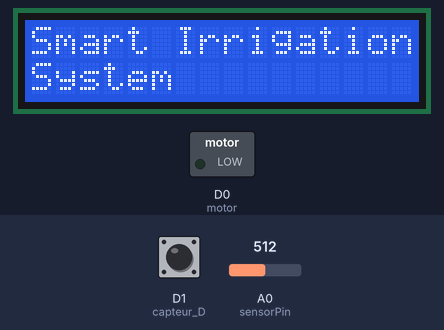
Bench run of a sketch on a simulated ESP8266 (NodeMCU). Shown: 16×2 character LCD, switched loads named in the sketch (green lamp = pin HIGH). The test bench sets the inputs (shaded band); at power-on: A0 (sensorPin) = 512, D1 (capteur_D) HIGH. What the sketch prints to the serial monitor is not drawn.

Above: at 1.6 s.
4.8 s: A0 (sensorPin) set to 306
6.8 s: A0 (sensorPin) set to 289
At 8.6 s:
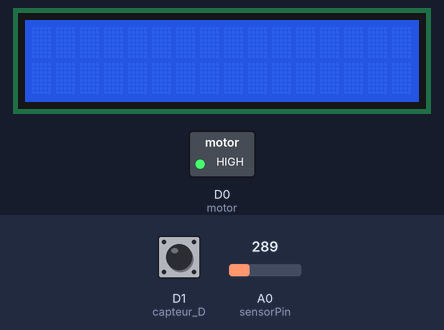
12.1 s: A0 (sensorPin) set to 310
At 13.2 s:
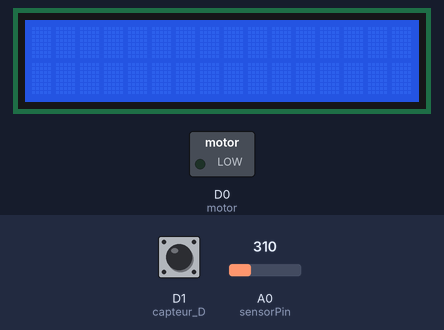
14.1 s: A0 (sensorPin) set to 290
At 15.5 s:
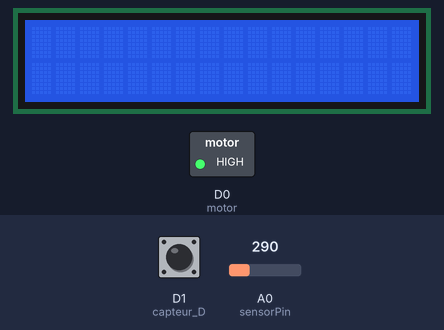
Timing chart, 0 to 17.1 s (numbered marks = the images above; inputs shaded):
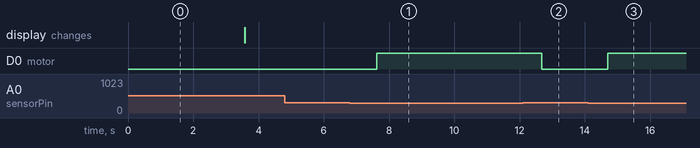

Measured:
- the behaviour switches between 300 and 299 on A0 (sensorPin) (found by bisection; images 0 and 1)
- after the input at 4.8 s, every drawn part: stays the same
- after the input at 6.8 s, D0 (motor): LOW → HIGH after 0.82 s
- after the input at 12.1 s, D0 (motor): HIGH → LOW after 0.58 s
- after the input at 14.1 s, D0 (motor): LOW → HIGH after 0.60 s

The sketch:

Smart_irrigation.ino
```cpp
#include "UbidotsESPMQTT.h"
#include <LiquidCrystal.h>

#define TOKEN "A1E-IpeOLxaZrV1NT0YcxSalUAll4fLNR1" // Your Ubidots TOKEN
#define WIFINAME "Jadooi sapola" //Your SSID
#define WIFIPASS "Ranjha#1" // Your Wifi Pass

//for rain sensor
const int capteur_D = 5;

//motor
const int motor = 16;

//soil moisture pin
int sensorPin = A0;
int sensorValue;
int limit = 300;

const int RS = D2, EN = D3, d4 = D5, d5 = D6, d6 = D7, d7 = D8;
LiquidCrystal lcd(RS, EN, d4, d5, d6, d7);

Ubidots client(TOKEN);

void callback(char* topic, byte* payload, unsigned int length) {
  Serial.print("Message arrived [");
  Serial.print(topic);
  Serial.print("] ");
  for (int i = 0; i < length; i++) {
    Serial.print((char)payload[i]);
  }
  Serial.println();
}


void setup()
{
  Serial.begin(115200);

  lcd.begin(16, 2);
  lcd.setCursor(0, 0);

  lcd.print("Smart Irrigation");
  lcd.setCursor(0, 1);
  lcd.print("System");

  client.setDebug(true); // Pass a true or false bool value to activate debug messages
  client.wifiConnection(WIFINAME, WIFIPASS);
  client.begin(callback);

  pinMode(capteur_D, INPUT);
  pinMode(motor, OUTPUT);

  delay(2000);
  lcd.clear();
}

void loop()
{
  if (!client.connected()) {
    client.reconnect();
  }

  //Reading rain sensor
  int rain_check = digitalRead(capteur_D);
  if (rain_check == LOW)
  {
    Serial.print("Digital value : dry ");
    delay(10);
  }
  else
  {
    Serial.print("Digital value : wet ");
    delay(10);
  }
  // reading soil moisture sensor
  sensorValue = analogRead(sensorPin);
  Serial.print("Soil Moisture Value : ");
  Serial.println(sensorValue);

  if (sensorValue < limit) {
    Serial.print("Motor ON");
    digitalWrite(motor, HIGH);  //light the led if soil is wet, else otherwise
  }
  else {
    Serial.print("Motor OFF");
    digitalWrite(motor, LOW);
  }

  client.add("Rain_sensor", rain_check); //Insert your variable Labels and the value to be sent
  client.add("Soil_sensor", sensorValue);
  client.ubidotsPublish("Field-1");
  client.loop();

  delay(1000);
}
```
